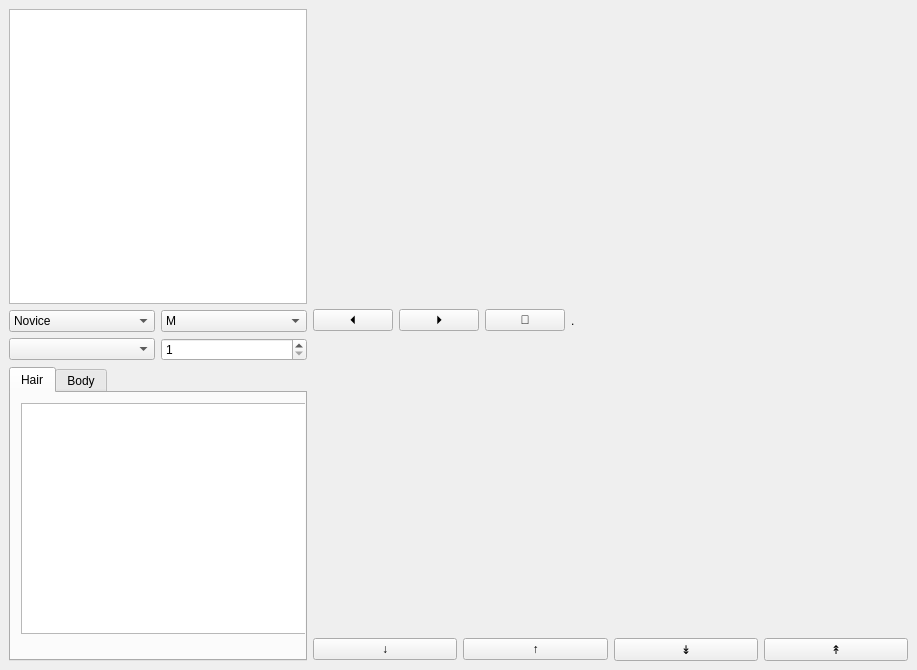
<?xml version="1.0" encoding="UTF-8"?>
<ui version="4.0">
 <class>PalROEditor</class>
 <widget class="QMainWindow" name="PalROEditor">
  <property name="geometry">
   <rect>
    <x>0</x>
    <y>0</y>
    <width>917</width>
    <height>670</height>
   </rect>
  </property>
  <property name="windowTitle">
   <string>PalROEditor</string>
  </property>
  <widget class="QWidget" name="mainLayaout">
   <layout class="QHBoxLayout" name="main_layaout" stretch="1,2">
    <item>
     <layout class="QVBoxLayout" name="sprite_sel">
      <item>
       <widget class="QGraphicsView" name="spritePreview"/>
      </item>
      <item>
       <layout class="QHBoxLayout" name="horizontalLayout">
        <item>
         <widget class="QComboBox" name="jobSel">
          <item>
           <property name="text">
            <string>Novice</string>
           </property>
          </item>
         </widget>
        </item>
        <item>
         <widget class="QComboBox" name="genderSel">
          <item>
           <property name="text">
            <string>M</string>
           </property>
          </item>
          <item>
           <property name="text">
            <string>F</string>
           </property>
          </item>
         </widget>
        </item>
       </layout>
      </item>
      <item>
       <layout class="QHBoxLayout" name="horizontalLayout_2">
        <item>
         <widget class="QComboBox" name="Action"/>
        </item>
        <item>
         <widget class="QSpinBox" name="Hair_id">
          <property name="minimum">
           <number>1</number>
          </property>
          <property name="value">
           <number>1</number>
          </property>
         </widget>
        </item>
       </layout>
      </item>
      <item>
       <widget class="QTabWidget" name="palTabList">
        <property name="currentIndex">
         <number>0</number>
        </property>
        <widget class="QWidget" name="Hair">
         <attribute name="title">
          <string>Hair</string>
         </attribute>
         <widget class="QListWidget" name="palListHairW">
          <property name="geometry">
           <rect>
            <x>10</x>
            <y>10</y>
            <width>471</width>
            <height>231</height>
           </rect>
          </property>
         </widget>
        </widget>
        <widget class="QWidget" name="Body">
         <attribute name="title">
          <string>Body</string>
         </attribute>
         <widget class="QListWidget" name="palListBodyW">
          <property name="geometry">
           <rect>
            <x>10</x>
            <y>10</y>
            <width>471</width>
            <height>231</height>
           </rect>
          </property>
         </widget>
        </widget>
       </widget>
      </item>
     </layout>
    </item>
    <item>
     <layout class="QVBoxLayout" name="verticalLayout" stretch="0,5,1,5">
      <item>
       <layout class="QHBoxLayout" name="horizontalLayout_4" stretch="0,0,1,20">
        <item>
         <widget class="QPushButton" name="undo">
          <property name="text">
           <string>⏴</string>
          </property>
         </widget>
        </item>
        <item>
         <widget class="QPushButton" name="redo">
          <property name="text">
           <string>⏵</string>
          </property>
         </widget>
        </item>
        <item>
         <widget class="QPushButton" name="save_button">
          <property name="text">
           <string>💾</string>
          </property>
         </widget>
        </item>
        <item>
         <widget class="QLabel" name="pal_path_label">
          <property name="text">
           <string>.</string>
          </property>
         </widget>
        </item>
       </layout>
      </item>
      <item>
       <layout class="QGridLayout" name="o_palette"/>
      </item>
      <item>
       <layout class="QHBoxLayout" name="horizontalLayout_3">
        <item>
         <widget class="QPushButton" name="o2n">
          <property name="text">
           <string>↓</string>
          </property>
         </widget>
        </item>
        <item>
         <widget class="QPushButton" name="n2o">
          <property name="text">
           <string>↑</string>
          </property>
         </widget>
        </item>
        <item>
         <widget class="QPushButton" name="o2n_full">
          <property name="text">
           <string>↡</string>
          </property>
         </widget>
        </item>
        <item>
         <widget class="QPushButton" name="n2o_full">
          <property name="text">
           <string>↟</string>
          </property>
         </widget>
        </item>
       </layout>
      </item>
      <item>
       <layout class="QGridLayout" name="n_palette"/>
      </item>
     </layout>
    </item>
   </layout>
  </widget>
 </widget>
 <resources/>
 <connections/>
</ui>
